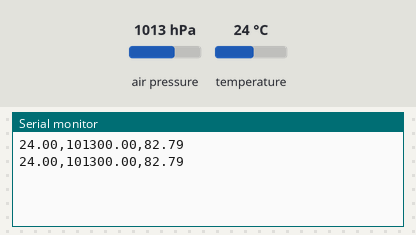
A sketch run on a simulated Arduino Uno, built with avr-gcc and run on an emulated ATmega328P. Shown: the last lines printed to the serial monitor. The test bench sets the inputs (shaded band); at power-on: air pressure 1013 hPa, temperature 24 °C.

Above: at 1.2 s.
1.3 s: air pressure set to 952 hPa
At 2.6 s:
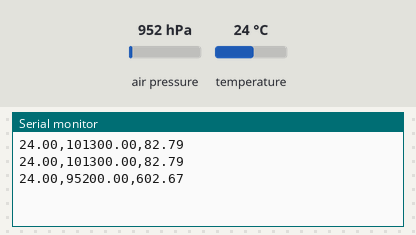
2.8 s: temperature set to 12 °C
At 3.5 s:
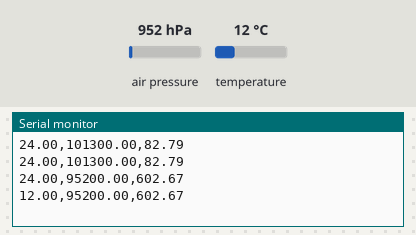
4.3 s: air pressure set to 975 hPa
At 5.4 s:
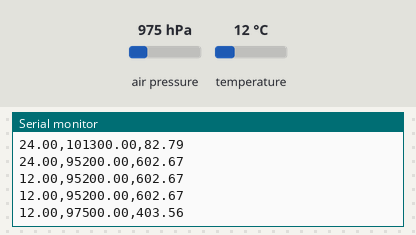
Timing chart, 0 to 7.3 s (numbered marks = the images above; inputs shaded):
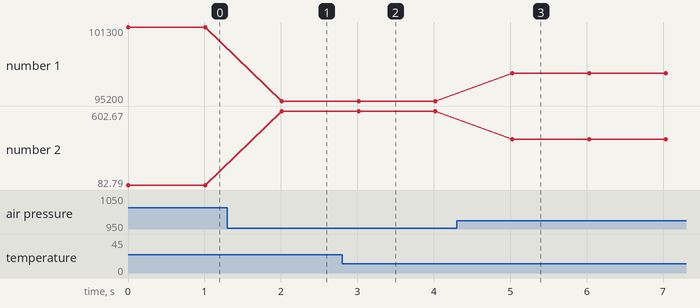

The sketch:

PressureTemperatureSensor.ino
```cpp
#include <Wire.h>
#include <SPI.h>
#include <Adafruit_BMP280.h>

//all the pins can be chosen as wishes
#define BMP_SCK  (13) //SCK
#define BMP_MISO (10) //SDO
#define BMP_MOSI (12) //SDI
#define BMP_CS   (11) //CS

//Adafruit_BMP280 bmp(BMP_CS); //HARDWARE SPI
Adafruit_BMP280 bmp(BMP_CS, BMP_MOSI, BMP_MISO,  BMP_SCK);

void setup() {
  Serial.begin(9600);

  if (!bmp.begin()) {
    Serial.println(F("Could not find a valid BMP280 sensor, check wiring!"));
    while (1);
  }

  /* Default settings from datasheet. */
  bmp.setSampling(Adafruit_BMP280::MODE_NORMAL,     /* Operating Mode. */
                  Adafruit_BMP280::SAMPLING_X2,     /* Temp. oversampling */
                  Adafruit_BMP280::SAMPLING_X16,    /* Pressure oversampling */
                  Adafruit_BMP280::FILTER_X16,      /* Filtering. */
                  Adafruit_BMP280::STANDBY_MS_500); /* Standby time. */
}

void loop() {
    Serial.print(String(bmp.readTemperature()) + "," + String(bmp.readPressure()) + "," + String(bmp.readAltitude(1023)) + "\n");
    delay(1000);
}
```

Measured:
- after the input at 1.3 s, the serial monitor: prints a new line after 0.71 s (image 1)
- after the input at 2.8 s, the serial monitor: prints a new line after 0.22 s (image 2)
- after the input at 4.3 s, the serial monitor: prints a new line after 0.73 s (image 3)
- plotted number 1: 101300 → 95200 after the input at 1.3 s, 95200 → 97500 after the input at 4.3 s
- plotted number 2: 82.79 → 602.67 after the input at 1.3 s, 602.67 → 403.56 after the input at 4.3 s
